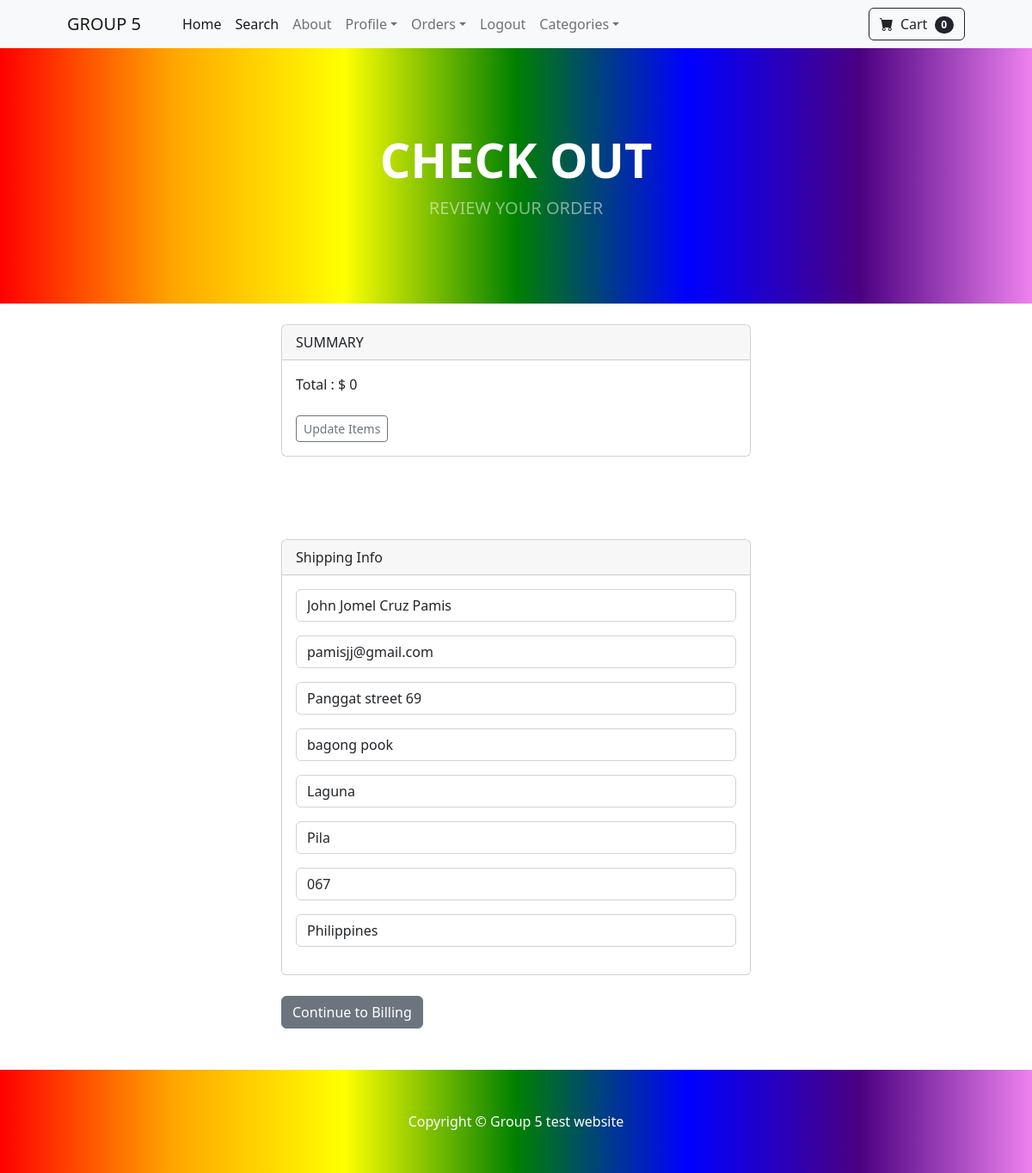
The app's page /payment/checkout (signed in) with its own data.
### payment/models.py (models this page shows, shortened)
class ShippingAddress(models.Model):
    user = models.ForeignKey(User, on_delete=models.CASCADE, null=True, blank=True)
    shipping_full_name = models.CharField(max_length=255)
    shipping_email  = models.CharField(max_length=255)
    shipping_address1  = models.CharField(max_length=255)
    shipping_address2  = models.CharField(max_length=255, null=True, blank=True)
    shipping_city  = models.CharField(max_length=255)
    shipping_state = models.CharField(max_length=255, null=True, blank=True)
    shipping_zipcode = models.CharField(max_length=255, null=True, blank=True)
    shipping_country = models.CharField(max_length=255)
    class Meta:
        verbose_name_plural = "Shipping Address"

### payment/views.py (the view)
# urls.py: path('checkout', views.checkout, name='checkout'),
def checkout(request):
    cart = Cart(request)
    cart_products = cart.get_prods()
    quantities = cart.get_quants()
    totals = cart.cart_total()
    if request.user.is_authenticated:
        try:
            shipping_user = ShippingAddress.objects.get(user=request.user)
        except ShippingAddress.DoesNotExist:
            shipping_user = None # putang ina mo inabot ako ng 3 hours sayo
        shipping_form = ShippingForm(request.POST or None, instance=shipping_user)
        return render(request, "payment/checkout.html", {"cart_products": cart_products, "quantities": quantities, "totals": totals, "shipping_form": shipping_form})
    else:
        shipping_form = ShippingForm(request.POST or None)
        return render(request, "payment/checkout.html", {"cart_products": cart_products, "quantities": quantities, "totals": totals, "shipping_form": shipping_form})

### cart/cart.py (called while the page is built, shortened)
    def __len__(self):
        return len(self.cart)

    def get_prods(self):
        product_ids = self.cart.keys()
        products = Product.objects.filter(id__in=product_ids)
        return products

    def get_quants(self):
        quantities = self.cart
        return quantities

    def cart_total(self):
        product_ids = self.cart.keys()
        products = Product.objects.filter(id__in=product_ids)
        quantities = self.cart
        total = 0
        return total

### cart/context_processors.py (called while the page is built)
def cart(request):
    return {'cart': Cart(request)}

### payment/templates/payment/checkout.html (shortened to what this page needs)
{% extends 'base.html' %}
{% block content %}
<header class="py-5" style="background: linear-gradient(to right, red, orange, yellow, green, blue, indigo, violet);">
    <div class="container px-4 px-lg-5 my-5">
        <div class="text-center text-white">
            <h1 class="display-4 fw-bolder">CHECK OUT</h1>
            <p class="lead fw-normal text-white-50 mb-0">REVIEW YOUR ORDER</p>
        </div>
    </div>
</header>
<br>
<div class="container">
    <div class = "row">
        <div class = "col-md-6 offset-md-3">
            <div class="card">
                <div class="card-header">
                    SUMMARY
                </div>
                <div class="card-body">
                    Total : $   {{ totals }}
                    <br><br>
                    <a href="{% url 'cart_summary' %}" class="btn btn-sm btn-outline-secondary ">Update Items</a>
                </div>
            </div>
            <br><br><br><br>
            <div class="card">
                <div class="card-header">
                    Shipping Info
                </div>
                    <div class="card-body">
                        <form method="POST" action="{% url 'billing_info' %}">
                            {{ shipping_form.as_p }}
                    </div>
                </div>
                <br>
                <button type="submit" class="btn btn-secondary">Continue to Billing</button>
        </div>
    </div>
</div>
<br><br>
{% endblock %}

### records on screen
ShippingAddress: shipping_full_name "John Jomel Cruz Pamis", shipping_email "pamisjj@gmail.com", shipping_address1 "Panggat street 69", shipping_address2 "bagong pook", shipping_city "Laguna", shipping_state "Pila", shipping_zipcode "067", shipping_country "Philippines"

### other values on screen
{{ cart|length }} "0"
{{ totals }} "0"
